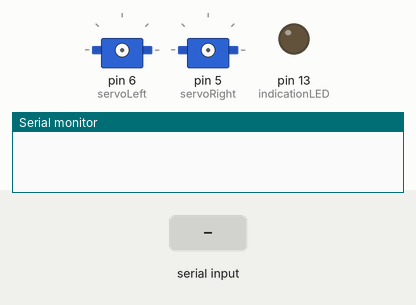
Recording of a sketch running on a simulated Arduino Uno, built with avr-gcc and run on an emulated ATmega328P. Shown: 2 × servo, output pins drawn as LEDs (lit = HIGH), the last lines printed to the serial monitor. Inputs (shaded band) come from the test bench.

Above: at 0.9 s.
1.0 s: "#" received over Serial
At 2.1 s:
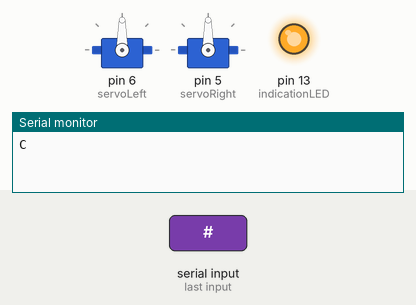
2.5 s: "b,45\n" received over Serial
At 3.0 s:
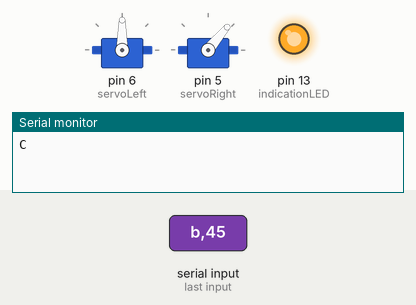
Timing chart, 0 to 5.5 s (numbered marks = the images above; inputs shaded):
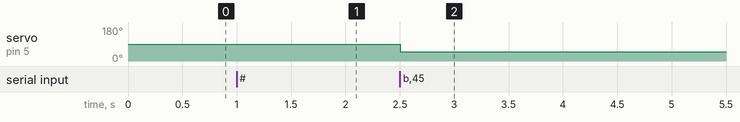

The sketch:

servoControl.ino
```cpp
#include <Servo.h>

boolean ledState;
int indicationLED = 13; //Corresponds to the led marked "L"
Servo servoLeft;
Servo servoRight;

void setup()
{
  boolean noContact;

  pinMode(indicationLED, OUTPUT);

  // google "arduino serial"
  Serial.begin(9600);

  //establish contact
  noContact = true;
  while(noContact) {
  if(Serial.available())
    if(Serial.read() == '#') {
      noContact = false;
      Serial.write("C");
      ledState = HIGH;
      digitalWrite(indicationLED,ledState);
    }
   delay(10);
  }
  //For servo example
  servoLeft.attach(6);
  servoRight.attach(5);
}

String readString;
void loop()
{
  if(Serial.available()) {
    switch(Serial.read()) {
      //All buttons
      case 'b':
      	switch(Serial.read()) {
		      case '0':
		      		//Whatever button 0 should do
		      		//Recommend Serial.parseInt() to see if its 1(buttonpress) or 0(buttonrelease)
		      		break;
		      	case '1':
		      		//Whatever button 1 should do... etc
		      		//Recommend Serial.parseInt() to see if its 1(buttonpress) or 0(buttonrelease)
		      		break;
		      	default:;
		    }
		  //All axes except shoudlers
      case 'a':
      	switch(Serial.read()) {
      		case '1':
      			//Whatever axis 0 should do
      			servoLeft.write(Serial.parseInt()+45);
      			//Recommend Serial.parseInt() to read numerical value
        		break;
        	case '4':
        		//Whatever axis 1 should do... etc
						servoRight.write(Serial.parseInt()+45);
        		//Recommend Serial.parseInt() to read numerical value
        		break;
        	default:;
      	}
      //Everything  that has to do with shoulder axis to do
      case 's':
        switch(Serial.read()) {
        	case '0':
        		//servoLeft.write(Serial.parseInt()/2+5);
        		break;
        	case '1':
        		//servoRight.write(Serial.parseInt()/2+5);
        		break;
        	default:;
        }

      default:;
    }
  }
  delay(10);
}
```

Measured:
- after the input at 1.0 s, pin 13 (indicationLED): LOW → HIGH at once
- after the input at 2.5 s, servo on pin 5 (servoRight): 90° → 50° at once
